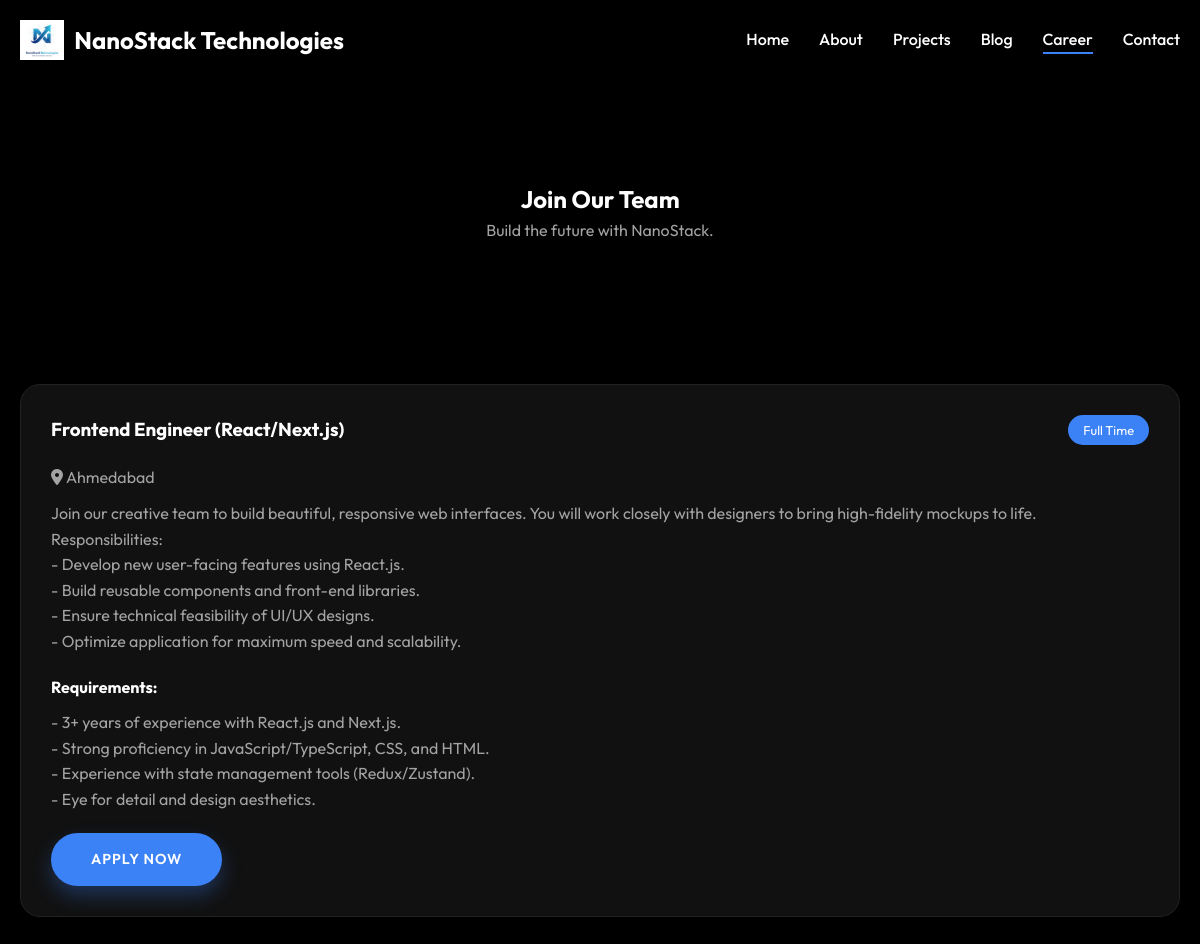
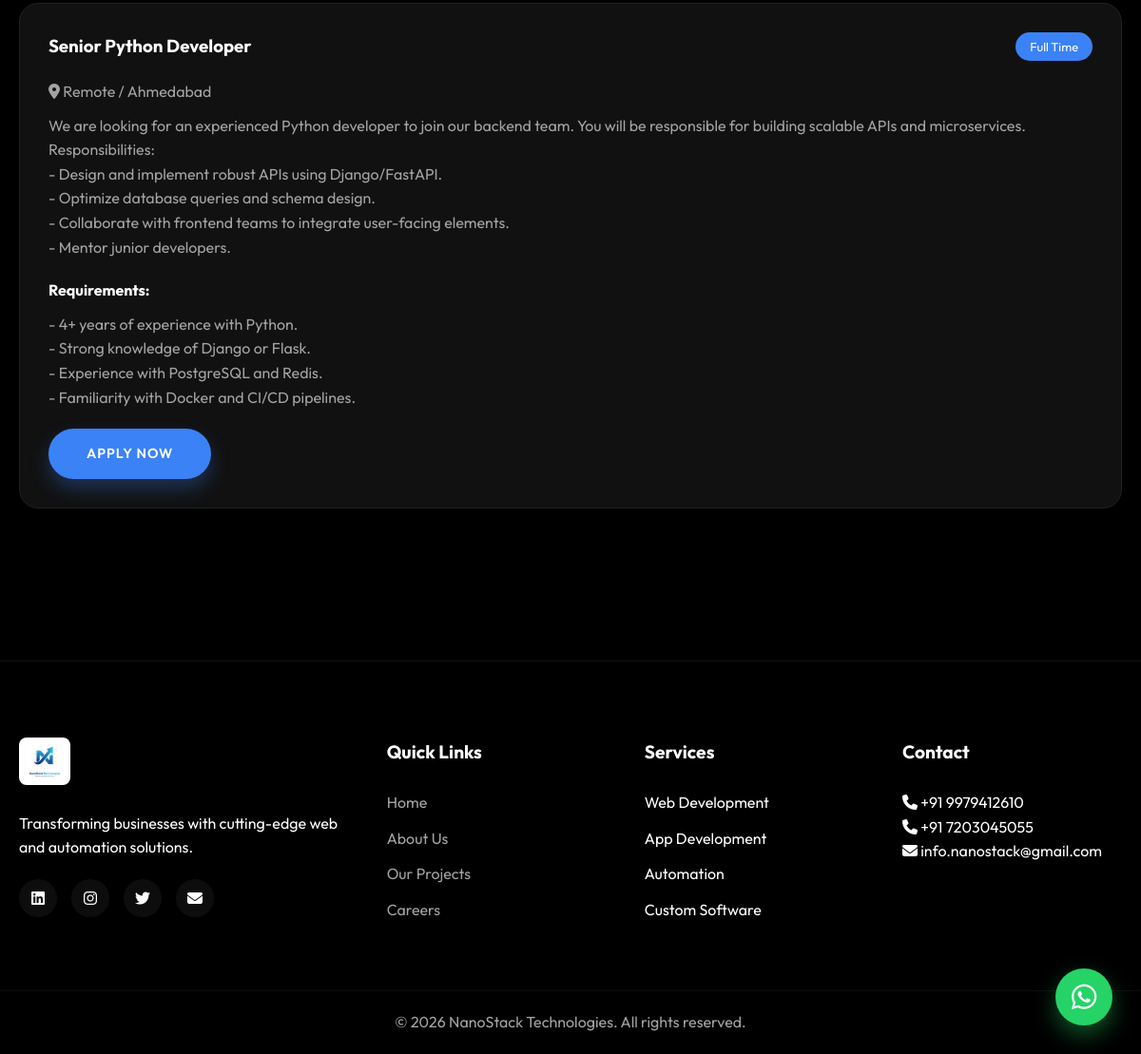
Page /career/ on the committed database (2 pictures, top to bottom).
### core/models.py (models this page shows, shortened)
class JobOpening(models.Model):
    title = models.CharField(max_length=200)
    description = models.TextField()
    requirements = models.TextField()
    location = models.CharField(max_length=100)
    type = models.CharField(max_length=50, choices=[('Full Time', 'Full Time'), ('Part Time', 'Part Time'), ('Contract', 'Contract')])
    posted_at = models.DateTimeField(auto_now_add=True)

### core/views.py (the view)
# urls.py: path('career/', views.career, name='career'),
def career(request):
    jobs = JobOpening.objects.all().order_by('-posted_at')
    return render(request, 'core/career.html', {
        'jobs': jobs,
        'seo_title': 'Careers at NanoStack | Join Our Team',
        'seo_description': 'Looking for a job in tech? NanoStack is hiring Python Developers, React Engineers, and more. Apply now to build the future.',
        'seo_keywords': 'Tech Jobs, Python Developers Hiring, Remote Jobs, Software Engineer Careers'
    })

### templates/core/career.html (shortened to what this page needs)
{% extends 'base.html' %}
{% load static %}
{% block content %}
<section class="section-header" style="margin-top: 100px;">
    <h1>Join Our Team</h1>
    <p>Build the future with NanoStack.</p>
</section>
<div class="container" style="padding-bottom: 80px;">
    {% if jobs %}
        <div style="display: grid; gap: 30px;">
            {% for job in jobs %}
            <div style="background: var(--card-bg); padding: 30px; border-radius: 20px; border: var(--glass-border);">
                <div style="display: flex; justify-content: space-between; align-items: flex-start; margin-bottom: 20px;">
                    <h3>{{ job.title }}</h3>
                    <span style="background: var(--accent-color); padding: 5px 15px; border-radius: 20px; font-size: 0.8rem;">{{ job.type }}</span>
                </div>
                <p style="color: var(--text-muted); margin-bottom: 10px;"><i class="fas fa-map-marker-alt"></i> {{ job.location }}</p>
                <div style="color: var(--text-muted); margin-bottom: 20px;">
                    {{ job.description|linebreaks }}
                </div>
                 <h4 style="margin-bottom: 10px;">Requirements:</h4>
                 <div style="color: var(--text-muted); margin-bottom: 20px;">
                    {{ job.requirements|linebreaks }}
                 </div>
                <a href="mailto:careers@nanostacktechnologies.com?subject=Application for {{ job.title }}" class="btn btn-primary">Apply Now</a>
            </div>
            {% endfor %}
        </div>
    {% endif %}
</div>
{% endblock %}

### static/css/style.css (style rules this page uses)
:root { --primary-color: #000000; --secondary-color: #050505; --accent-color: #3b82f6; --accent-glow: #60a5fa; --text-light: #ffffff; --text-muted: #a3a3a3; --white: #ffffff; --gradient-main: #000000; --gradient-hero: linear-gradient(to bottom, #000000 0%, rgba(0, 0, 0, 0.8) 100%); --card-bg: #111111; --glass-border: 1px solid #222222; --transition: all 0.3s ease; --font-main: 'Outfit', sans-serif; }
* { margin: 0; padding: 0; box-sizing: border-box; }
html { scroll-behavior: smooth; }
body { font-family: var(--font-main); background-color: var(--primary-color); color: var(--text-light); line-height: 1.6; overflow-x: hidden; }
a { text-decoration: none; color: inherit; transition: var(--transition); }
.container { max-width: 1200px; margin: 0 auto; padding: 0 20px; }
.btn { display: inline-block; padding: 15px 40px; border-radius: 50px; font-weight: 600; text-transform: uppercase; letter-spacing: 1px; transition: var(--transition); cursor: pointer; border: none; font-size: 0.9rem; }
.btn-primary { background: var(--accent-color); color: var(--white); box-shadow: 0 10px 20px rgba(59, 130, 246, 0.3); }
section { padding: 80px 0; }
.section-header { text-align: center; margin-bottom: 60px; }
.section-header p { color: var(--text-muted); max-width: 600px; margin: 0 auto; }

### rows in the picture
JobOpening: title "Frontend Engineer (React/Next.js)", type "Full Time", location "Ahmedabad", description "Join our creative team to build beautiful, responsive web interfaces. You will work closely with designers to bring high-fidelity mockups to life. Responsibilities: - Develop new user-facing features using React.js. - Build reusable components and front-end libraries. - Ensure technical feasibility of UI/UX designs. - Optimize application for maximum speed and scalability.", requirements "- 3+ years of experience with React.js and Next.js. - Strong proficiency in JavaScript/TypeScript, CSS, and HTML. - Experience with state management tools (Redux/Zustand). - Eye for detail and design aesthetics."
JobOpening: title "Senior Python Developer", type "Full Time", location "Remote / Ahmedabad", description "We are looking for an experienced Python developer to join our backend team. You will be responsible for building scalable APIs and microservices. Responsibilities: - Design and implement robust APIs using Django/FastAPI. - Optimize database queries and schema design. - Collaborate with frontend teams to integrate user-facing elements. - Mentor junior developers.", requirements "- 4+ years of experience with Python. - Strong knowledge of Django or Flask. - Experience with PostgreSQL and Redis. - Familiarity with Docker and CI/CD pipelines."
